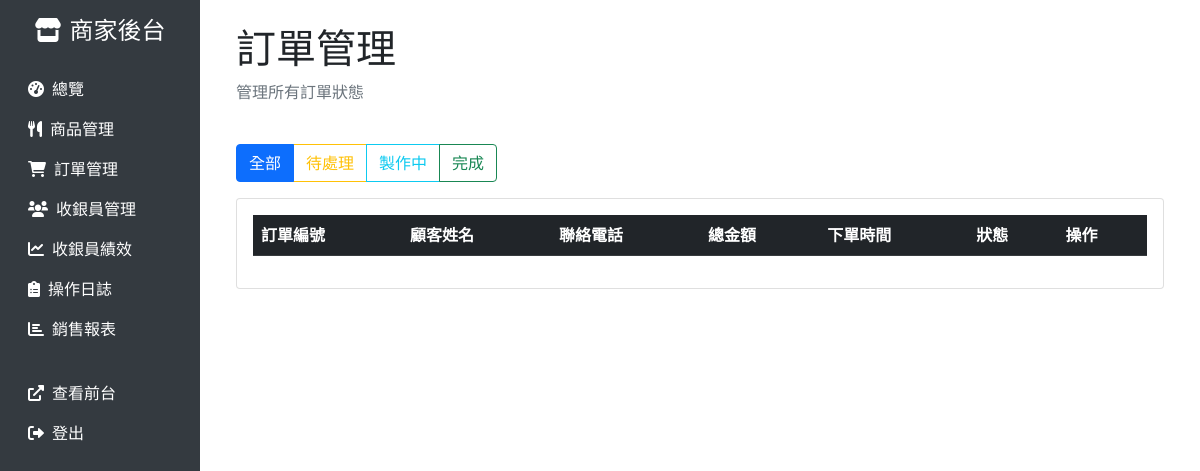
Before: /admin/orders (signed in) with the older database file.
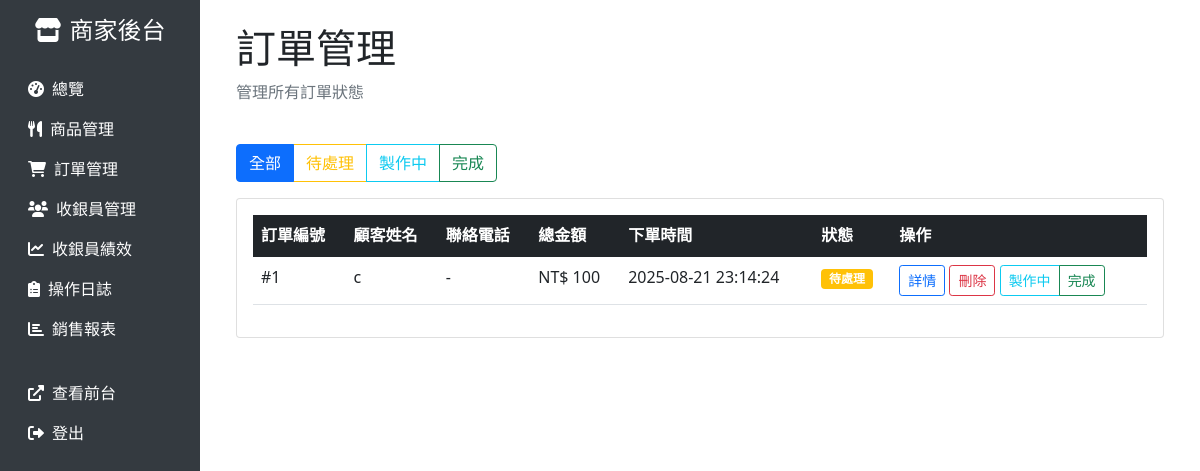
After: the same page with the newer database file.
### app.py (models this page shows)
class Order(db.Model):
    id = db.Column(db.Integer, primary_key=True)
    customer_name = db.Column(db.String(100), nullable=False)
    customer_phone = db.Column(db.String(20))
    order_items = db.Column(db.Text, nullable=False)  # JSON string
    total_price = db.Column(db.Float, nullable=False)
    status = db.Column(db.String(20), default='待處理')  # 待處理/製作中/完成
    created_at = db.Column(db.DateTime, default=datetime.utcnow)
    cashier_id = db.Column(db.Integer, db.ForeignKey('cashier.id'), nullable=True)  # 處理訂單的收銀員
    dine_in = db.Column(db.Boolean, default=True)  # True為內用，False為外帶
    notified = db.Column(db.Boolean, default=False)  # 是否已通知前端

### app.py (the view)
@app.route('/admin/orders')
def admin_orders():
    if not session.get('admin_logged_in'):
        return redirect(url_for('admin_login'))
    orders = Order.query.order_by(Order.created_at.desc()).all()
    products = Product.query.all()  # 获取所有商品
    return render_template('admin_orders.html', orders=orders, products=products)

### app.py (called while the page is built)
@app.template_filter('int')
def int_filter(value):
    try:
        return int(float(value))
    except:
        return 0

@app.template_filter('localtime')
def localtime_filter(value):
    if value:
        utc_time = value.replace(tzinfo=timezone('UTC'))
        local_time = utc_time.astimezone(tz)
        return local_time.strftime('%Y-%m-%d %H:%M:%S')
    return value

### templates/admin_orders.html (shortened to what this page needs)
{% extends "admin_base.html" %}
{% block content %}
<div class="row mb-4">
    <div class="col">
        <h1>訂單管理</h1>
        <p class="text-muted">管理所有訂單狀態</p>
    </div>
</div>
<div class="row mb-3">
    <div class="col">
        <div class="btn-group" role="group">
            <button type="button" class="btn btn-outline-primary active" data-filter="all">全部</button>
            <button type="button" class="btn btn-outline-warning" data-filter="待處理">待處理</button>
            <button type="button" class="btn btn-outline-info" data-filter="製作中">製作中</button>
            <button type="button" class="btn btn-outline-success" data-filter="完成">完成</button>
        </div>
    </div>
</div>
<div class="card">
    <div class="card-body">
        <div class="table-responsive">
            <table class="table table-hover">
                <thead class="table-dark">
                    <tr>
                        <th>訂單編號</th>
                        <th>顧客姓名</th>
                        <th>聯絡電話</th>
                        <th>總金額</th>
                        <th>下單時間</th>
                        <th>狀態</th>
                        <th>操作</th>
                    </tr>
                </thead>
                <tbody id="orders-table">
                    {% for order in orders %}
                    <tr data-status="{{ order.status }}">
                        <td>#{{ order.id }}</td>
                        <td>{{ order.customer_name }}</td>
                        <td>{{ order.customer_phone or '-' }}</td>
                        <td>NT$ {{ order.total_price|int }}</td>
                        <td>{{ order.created_at|localtime }}</td>
                        <td>
                            {% if order.status == '待處理' %}
                                <span class="badge bg-warning">{{ order.status }}</span>
                            {% elif order.status == '製作中' %}
                                <span class="badge bg-info">{{ order.status }}</span>
                            {% elif order.status == '完成' %}
                                <span class="badge bg-success">{{ order.status }}</span>
                            {% endif %}
                        </td>
                        <td>
                            <button class="btn btn-sm btn-outline-primary detail-btn"
                                    data-id="{{ order.id }}"
                                    data-name="{{ order.customer_name }}"
                                    data-phone="{{ order.customer_phone or '' }}"
                                    data-items="{{ order.order_items|e }}"
                                    data-total="{{ order.total_price }}">
                                詳情
                            </button>
                            <button class="btn btn-sm btn-outline-danger delete-order-btn"
                                    data-id="{{ order.id }}">
                                刪除
                            </button>
                            {% if order.status != '完成' %}
                            <div class="btn-group btn-group-sm">
                                {% if order.status == '待處理' %}
                                <button class="btn btn-outline-info status-btn"
                                        data-id="{{ order.id }}"
                                        data-status="製作中">
                                    製作中
                                </button>
                                <button class="btn btn-outline-success status-btn"
                                        data-id="{{ order.id }}"
                                        data-status="完成">
                                    完成
                                </button>
                                {% elif order.status == '製作中' %}
                                <button class="btn btn-outline-success status-btn"
                                        data-id="{{ order.id }}"
                                        data-status="完成">
                                    完成
                                </button>
                                {% endif %}
                            </div>
                            {% endif %}
                        </td>
                    </tr>
                    {% endfor %}
                </tbody>
            </table>
        </div>
    </div>
</div>
{% endblock %}

### templates/admin_base.html (shortened to what this page needs)
<!DOCTYPE html>
<html lang="zh-TW">
<head>
    <link href="https://cdn.jsdelivr.net/npm/bootstrap@5.1.3/dist/css/bootstrap.min.css" rel="stylesheet">
    <link href="https://cdnjs.cloudflare.com/ajax/libs/font-awesome/6.0.0/css/all.min.css" rel="stylesheet">
</head>
<body>
    <div class="container-fluid">
        <div class="row">
            <nav class="col-md-2 d-md-block sidebar collapse">
                <div class="position-sticky pt-3">
                    <div class="text-center text-white mb-4">
                        <h4><i class="fas fa-store me-2"></i>商家後台</h4>
                    </div>
                    <ul class="nav flex-column">
                        <li class="nav-item">
                            <a class="nav-link" href="{{ url_for('admin_dashboard') }}">
                                <i class="fas fa-tachometer-alt me-2"></i>總覽
                            </a>
                        </li>
                        <li class="nav-item">
                            <a class="nav-link" href="{{ url_for('admin_products') }}">
                                <i class="fas fa-utensils me-2"></i>商品管理
                            </a>
                        </li>
                        <li class="nav-item">
                            <a class="nav-link" href="{{ url_for('admin_orders') }}">
                                <i class="fas fa-shopping-cart me-2"></i>訂單管理
                            </a>
                        </li>
                        <li class="nav-item">
                            <a class="nav-link" href="{{ url_for('admin_cashiers') }}">
                                <i class="fas fa-users me-2"></i>收銀員管理
                            </a>
                        </li>
                        <li class="nav-item">
                            <a class="nav-link" href="{{ url_for('admin_cashier_performance') }}">
                                <i class="fas fa-chart-line me-2"></i>收銀員績效
                            </a>
                        </li>
                        <li class="nav-item">
                            <a class="nav-link" href="{{ url_for('admin_operation_logs') }}">
                                <i class="fas fa-clipboard-list me-2"></i>操作日誌
                            </a>
                        </li>
                        <li class="nav-item">
                            <a class="nav-link" href="{{ url_for('admin_reports') }}">
                                <i class="fas fa-chart-bar me-2"></i>銷售報表
                            </a>
                        </li>
                        <li class="nav-item mt-4">
                            <a class="nav-link" href="{{ url_for('menu') }}" target="_blank">
                                <i class="fas fa-external-link-alt me-2"></i>查看前台
                            </a>
                        </li>
                        <li class="nav-item">
                            <a class="nav-link" href="{{ url_for('admin_logout') }}">
                                <i class="fas fa-sign-out-alt me-2"></i>登出
                            </a>
                        </li>
                    </ul>
                </div>
            </nav>
            <main class="col-md-10 ms-sm-auto main-content">
                <div class="p-4">
                    {% block content %}{% endblock %}
                </div>
            </main>
        </div>
    </div>
</body>
</html>

### templates/admin_base.html (style rules this page uses)
.sidebar { min-height: 100vh; background-color: #343a40; }
.sidebar .nav-link { color: #fff; }
.main-content { min-height: 100vh; }

Changed rows visible on the page:
added Order: id "1", customer_name "c", customer_phone "-", total_price "100", created_at "2025-08-21 23:14:24", status "待處理"
